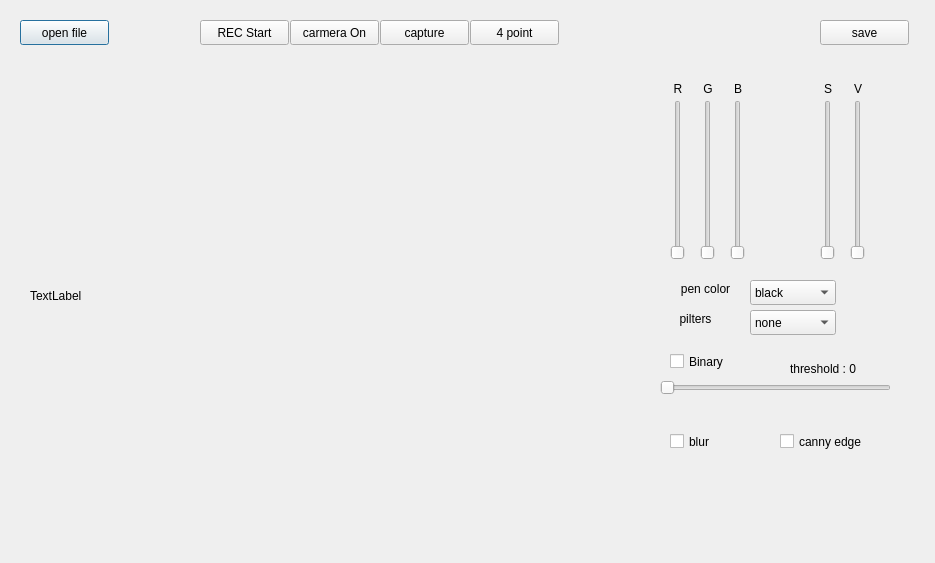
<?xml version="1.0" encoding="UTF-8"?>
<ui version="4.0">
 <class>Dialog</class>
 <widget class="QDialog" name="Dialog">
  <property name="geometry">
   <rect>
    <x>0</x>
    <y>0</y>
    <width>935</width>
    <height>563</height>
   </rect>
  </property>
  <property name="windowTitle">
   <string>Dialog</string>
  </property>
  <widget class="QPushButton" name="pushButton">
   <property name="geometry">
    <rect>
     <x>20</x>
     <y>20</y>
     <width>89</width>
     <height>25</height>
    </rect>
   </property>
   <property name="text">
    <string>open file</string>
   </property>
  </widget>
  <widget class="QLabel" name="label">
   <property name="geometry">
    <rect>
     <x>30</x>
     <y>90</y>
     <width>571</width>
     <height>411</height>
    </rect>
   </property>
   <property name="text">
    <string>TextLabel</string>
   </property>
  </widget>
  <widget class="QPushButton" name="camera_btn">
   <property name="geometry">
    <rect>
     <x>290</x>
     <y>20</y>
     <width>89</width>
     <height>25</height>
    </rect>
   </property>
   <property name="text">
    <string>carmera On</string>
   </property>
  </widget>
  <widget class="QPushButton" name="RECButton">
   <property name="geometry">
    <rect>
     <x>200</x>
     <y>20</y>
     <width>89</width>
     <height>25</height>
    </rect>
   </property>
   <property name="text">
    <string>REC Start</string>
   </property>
  </widget>
  <widget class="QSlider" name="R_slider">
   <property name="geometry">
    <rect>
     <x>670</x>
     <y>100</y>
     <width>16</width>
     <height>160</height>
    </rect>
   </property>
   <property name="orientation">
    <enum>Qt::Vertical</enum>
   </property>
  </widget>
  <widget class="QSlider" name="G_slider">
   <property name="geometry">
    <rect>
     <x>700</x>
     <y>100</y>
     <width>16</width>
     <height>160</height>
    </rect>
   </property>
   <property name="orientation">
    <enum>Qt::Vertical</enum>
   </property>
  </widget>
  <widget class="QSlider" name="B_slider">
   <property name="geometry">
    <rect>
     <x>730</x>
     <y>100</y>
     <width>16</width>
     <height>160</height>
    </rect>
   </property>
   <property name="orientation">
    <enum>Qt::Vertical</enum>
   </property>
  </widget>
  <widget class="QSlider" name="S_slider">
   <property name="geometry">
    <rect>
     <x>820</x>
     <y>100</y>
     <width>16</width>
     <height>160</height>
    </rect>
   </property>
   <property name="orientation">
    <enum>Qt::Vertical</enum>
   </property>
  </widget>
  <widget class="QSlider" name="V_slider">
   <property name="geometry">
    <rect>
     <x>850</x>
     <y>100</y>
     <width>16</width>
     <height>160</height>
    </rect>
   </property>
   <property name="orientation">
    <enum>Qt::Vertical</enum>
   </property>
  </widget>
  <widget class="QCheckBox" name="binary_box">
   <property name="geometry">
    <rect>
     <x>670</x>
     <y>350</y>
     <width>92</width>
     <height>23</height>
    </rect>
   </property>
   <property name="text">
    <string>Binary</string>
   </property>
  </widget>
  <widget class="QCheckBox" name="blur_box">
   <property name="geometry">
    <rect>
     <x>670</x>
     <y>430</y>
     <width>92</width>
     <height>23</height>
    </rect>
   </property>
   <property name="text">
    <string>blur</string>
   </property>
  </widget>
  <widget class="QCheckBox" name="cannyEdge_box">
   <property name="geometry">
    <rect>
     <x>780</x>
     <y>430</y>
     <width>92</width>
     <height>23</height>
    </rect>
   </property>
   <property name="text">
    <string>canny edge</string>
   </property>
  </widget>
  <widget class="QLabel" name="label_2">
   <property name="geometry">
    <rect>
     <x>670</x>
     <y>80</y>
     <width>16</width>
     <height>17</height>
    </rect>
   </property>
   <property name="text">
    <string>R</string>
   </property>
   <property name="alignment">
    <set>Qt::AlignCenter</set>
   </property>
  </widget>
  <widget class="QLabel" name="label_3">
   <property name="geometry">
    <rect>
     <x>700</x>
     <y>80</y>
     <width>16</width>
     <height>17</height>
    </rect>
   </property>
   <property name="text">
    <string>G</string>
   </property>
   <property name="alignment">
    <set>Qt::AlignCenter</set>
   </property>
  </widget>
  <widget class="QLabel" name="label_4">
   <property name="geometry">
    <rect>
     <x>730</x>
     <y>80</y>
     <width>16</width>
     <height>17</height>
    </rect>
   </property>
   <property name="text">
    <string>B</string>
   </property>
   <property name="alignment">
    <set>Qt::AlignCenter</set>
   </property>
  </widget>
  <widget class="QLabel" name="label_5">
   <property name="geometry">
    <rect>
     <x>820</x>
     <y>80</y>
     <width>16</width>
     <height>17</height>
    </rect>
   </property>
   <property name="text">
    <string>S</string>
   </property>
   <property name="alignment">
    <set>Qt::AlignCenter</set>
   </property>
  </widget>
  <widget class="QLabel" name="label_6">
   <property name="geometry">
    <rect>
     <x>850</x>
     <y>80</y>
     <width>16</width>
     <height>17</height>
    </rect>
   </property>
   <property name="text">
    <string>V</string>
   </property>
   <property name="alignment">
    <set>Qt::AlignCenter</set>
   </property>
  </widget>
  <widget class="QComboBox" name="filter_box">
   <property name="geometry">
    <rect>
     <x>750</x>
     <y>310</y>
     <width>86</width>
     <height>25</height>
    </rect>
   </property>
   <item>
    <property name="text">
     <string>none</string>
    </property>
   </item>
  </widget>
  <widget class="QComboBox" name="pen_color_box">
   <property name="geometry">
    <rect>
     <x>750</x>
     <y>280</y>
     <width>86</width>
     <height>25</height>
    </rect>
   </property>
   <item>
    <property name="text">
     <string>black</string>
    </property>
   </item>
   <item>
    <property name="text">
     <string>red</string>
    </property>
   </item>
   <item>
    <property name="text">
     <string>green</string>
    </property>
   </item>
   <item>
    <property name="text">
     <string>blue</string>
    </property>
   </item>
  </widget>
  <widget class="QLabel" name="label_7">
   <property name="geometry">
    <rect>
     <x>670</x>
     <y>280</y>
     <width>71</width>
     <height>17</height>
    </rect>
   </property>
   <property name="text">
    <string>pen color</string>
   </property>
   <property name="alignment">
    <set>Qt::AlignCenter</set>
   </property>
  </widget>
  <widget class="QLabel" name="label_8">
   <property name="geometry">
    <rect>
     <x>660</x>
     <y>310</y>
     <width>71</width>
     <height>17</height>
    </rect>
   </property>
   <property name="text">
    <string>pilters</string>
   </property>
   <property name="alignment">
    <set>Qt::AlignCenter</set>
   </property>
  </widget>
  <widget class="QPushButton" name="capture_btn">
   <property name="geometry">
    <rect>
     <x>380</x>
     <y>20</y>
     <width>89</width>
     <height>25</height>
    </rect>
   </property>
   <property name="text">
    <string>capture</string>
   </property>
  </widget>
  <widget class="QSlider" name="threshold_slider">
   <property name="geometry">
    <rect>
     <x>660</x>
     <y>380</y>
     <width>231</width>
     <height>16</height>
    </rect>
   </property>
   <property name="orientation">
    <enum>Qt::Horizontal</enum>
   </property>
  </widget>
  <widget class="QLabel" name="threshold_val">
   <property name="geometry">
    <rect>
     <x>790</x>
     <y>360</y>
     <width>101</width>
     <height>17</height>
    </rect>
   </property>
   <property name="text">
    <string>threshold : 0</string>
   </property>
  </widget>
  <widget class="QPushButton" name="pointButton">
   <property name="geometry">
    <rect>
     <x>470</x>
     <y>20</y>
     <width>89</width>
     <height>25</height>
    </rect>
   </property>
   <property name="text">
    <string>4 point</string>
   </property>
  </widget>
  <widget class="QPushButton" name="saveButton">
   <property name="geometry">
    <rect>
     <x>820</x>
     <y>20</y>
     <width>89</width>
     <height>25</height>
    </rect>
   </property>
   <property name="text">
    <string>save</string>
   </property>
  </widget>
 </widget>
 <resources/>
 <connections/>
</ui>
